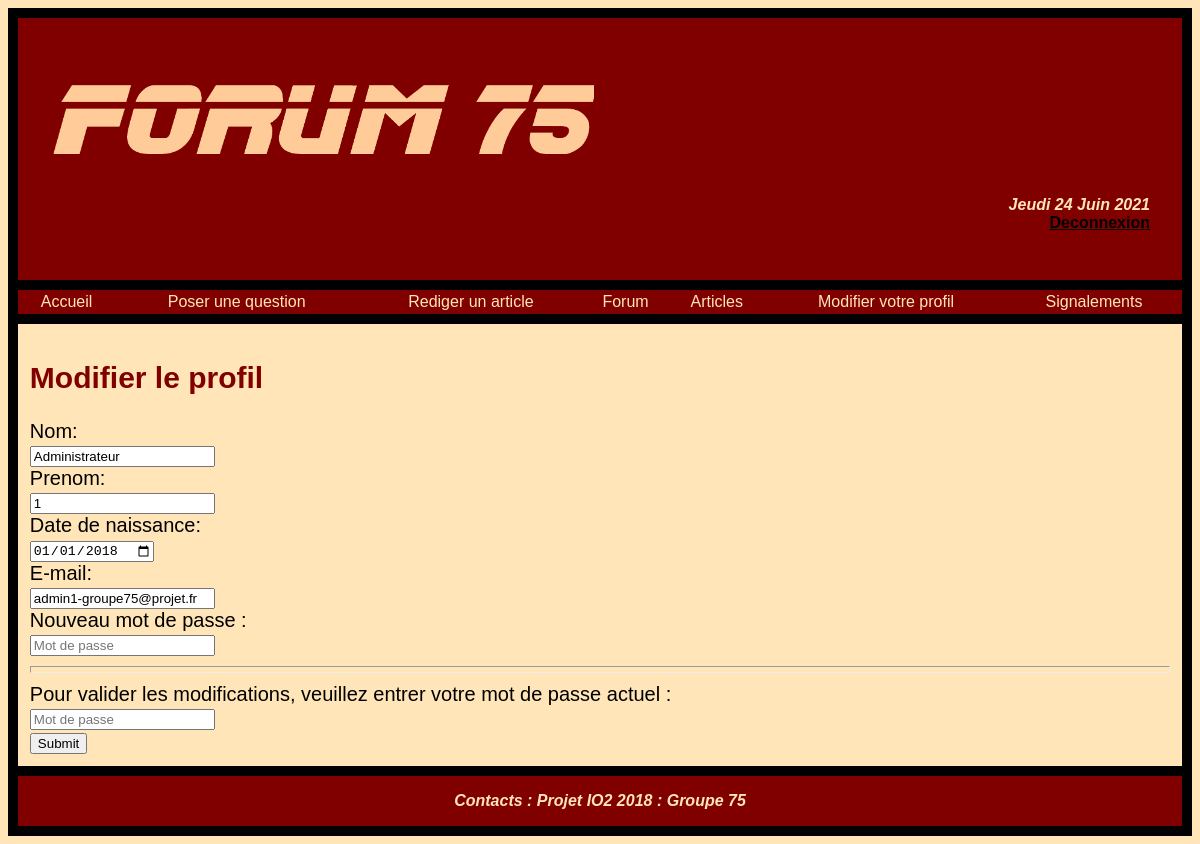
Screenshot of /index.php?action=profil (signed in) with the database file from the repository.
### tables this page shows
CREATE TABLE utilisateurs (
  id INTEGER AUTO_INCREMENT,
  lastname VARCHAR(80) NOT NULL,
  firstname VARCHAR(80) NOT NULL,
  mail VARCHAR(300) NOT NULL,  
  pseudo VARCHAR(80) NOT NULL,  
  birth VARCHAR(10) NOT NULL,
  password CHAR(80) NOT NULL,  
  admin BOOLEAN DEFAULT FALSE,
	UNIQUE (id), UNIQUE (mail),
  PRIMARY KEY (pseudo)  
);

### fonc_afficherFormulaire.php (the view, shortened to what this page needs)
<?php
function modifierProfil($nom,$prenom,$birth,$mail,$pseudo){
echo '
<section class="full">
<form action="index.php?action=modifier" method="POST">
<h2> Modifier le profil </h2>
Nom: <br><input type="text" name="nom" value='.$nom.'><br>
Prenom: <br><input type="text" name="prenom" value='.$prenom.'><br>
Date de naissance: <br><input type="date" name="birth" value='.$birth.'><br>
E-mail: <br><input type="text" name="mail" value='.$mail.' ><br>
Nouveau mot de passe : <br><input type="password" name="mdp1" placeholder="Mot de passe"><hr>
Pour valider les modifications, veuillez entrer votre mot de passe actuel : <br><input type="password" placeholder="Mot de passe" name="mdp0" ><br>
<input type="submit"  name ="Confirmer"/>
<input type="hidden" name="pseudo" value='.$pseudo.'>
</form></section><aside class="zero">
';
}
function modifierProfilAux(){
  if (!isset($_SESSION["user"])){ echo "<section class='full'><h2>Vous devez vous connecter pour modifier votre profil</h2><a href='index.php'>Veuillez retourner à l'accueil et vous connecter.</a></section><aside class='zero'>" ; }
  else  {
    $login=$_SESSION["user"];
    $connexion = connexionBDD();
    $requete = $connexion->query('SELECT * FROM utilisateurs WHERE pseudo="'.$login.'"');
    while ($utilisateur = $requete->fetch_array(MYSQLI_ASSOC)){
      modifierProfil($utilisateur['lastname'],$utilisateur['firstname'],$utilisateur['birth'],$utilisateur['mail'],$utilisateur['pseudo']);
    }
  }
}
 ?>

### style1.css (style rules this page uses)
body { background-color: #FFE5B8; }
section { font-size : 125%; font-family: Helvetica, Arial, sans-serif; font-style: normal; font-weight: normal; text-decoration: none; text-align: justify; color : black; width : 75%; padding : 1%; margin : auto; overflow : auto; border-left: 10px black solid; border-right: 5px black solid; }
section.full { font-size : 125%; font-family: Helvetica, Arial, sans-serif; font-style: normal; font-weight: normal; text-decoration: none; text-align: justify; color : black; width : 100%; padding : 1%; margin : auto; overflow : auto; border-left: 10px black solid; border-right: 10px black solid; }
h2 { font-size : 150%; font-family: Helvetica, Arial, sans-serif; font-style: normal; font-weight: bold; text-decoration: none; text-align: inherit; color : #800000; }
hr { height : 5px; }

### rows the page displays
utilisateurs: nom "Administrateur", prenom "1", birth "01/01/2018", mail "admin1-groupe75@projet.fr"
